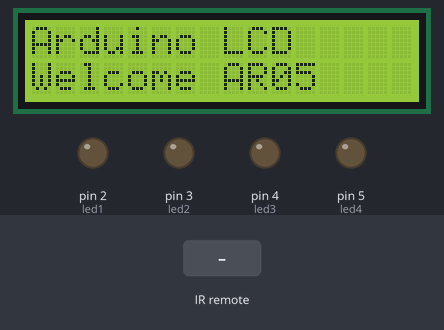
The sketch below on a simulated Arduino Uno, built with avr-gcc and run on an emulated ATmega328P. Shown: 16×2 character LCD, output pins drawn as LEDs (lit = HIGH). The inputs (shaded band) are chosen by the test bench. What the sketch prints to the serial monitor is not drawn.

Above: at 4.5 s.
4.6 s: infrared code 0xFF30CF received
At 5.8 s:
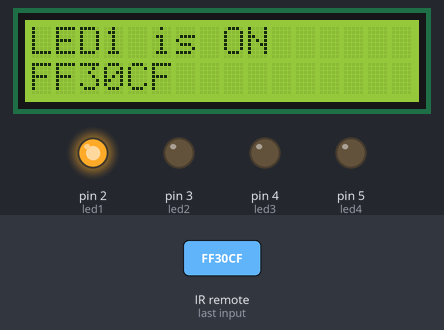
6.1 s: infrared code 0xFF7A85 received
At 6.8 s:
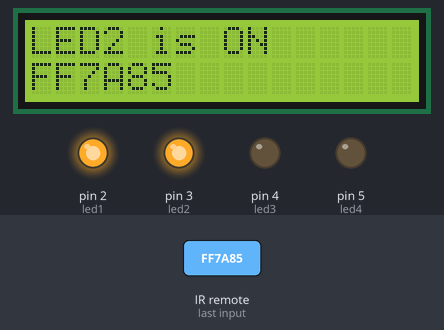
7.6 s: infrared code 0xFF18E7 received
At 8.0 s:
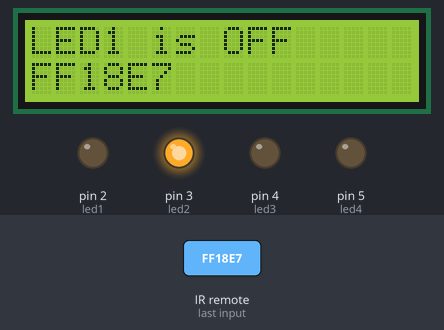
9.1 s: infrared code 0xFF38C7 received
At 10.3 s:
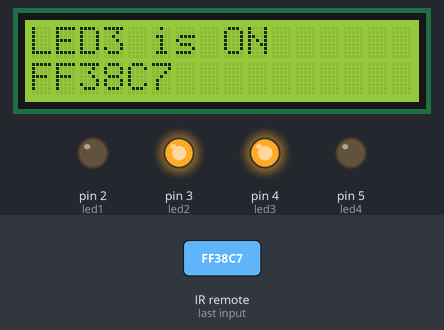
10.6 s: infrared code 0xFF10EF received
At 11.5 s:
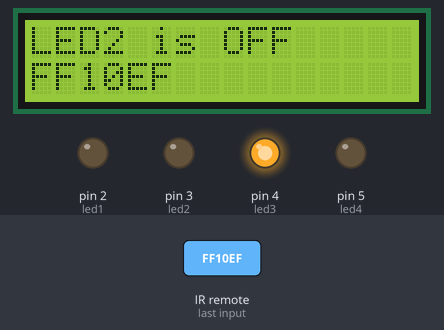
12.1 s: infrared code 0xFF42BD received
At 12.6 s:
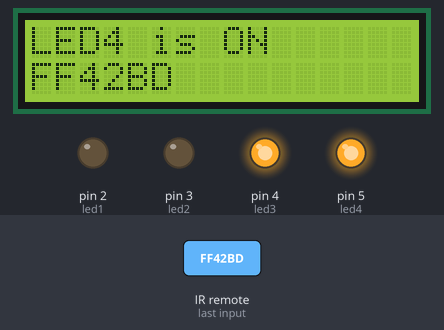
Timing chart, 0 to 14.6 s (numbered marks = the images above; inputs shaded):
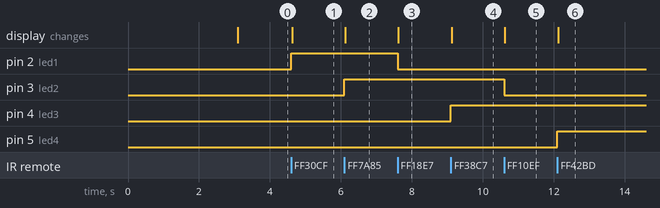

Measured:
- after the input at 4.6 s, pin 2 (led1): LOW → HIGH at once; the display: changes at once (image 1)
- after the input at 6.1 s, pin 3 (led2): LOW → HIGH at once; the display: changes at once (image 2)
- after the input at 7.6 s, pin 2 (led1): HIGH → LOW at once; the display: changes at once (image 3)
- after the input at 9.1 s, pin 4 (led3): LOW → HIGH at once; the display: changes at once (image 4)
- after the input at 10.6 s, pin 3 (led2): HIGH → LOW at once; the display: changes at once (image 5)
- after the input at 12.1 s, pin 5 (led4): LOW → HIGH at once; the display: changes at once (image 6)

The sketch:

AR05_remote_LCD.ino
```cpp
/*
 예제 8.2
 적외선 리모컨을 이용한 LED 제어
*/

// 적외선 리모컨 라이브러리를 불러온다.
#include <IRremote.h>
#include <Wire.h>
// I2C LCD 라리브러리 설정
#include <LiquidCrystal_I2C.h>


LiquidCrystal_I2C lcd(0x27,16,2);
// 적외선 수신부가 연결될 핀을 설정한다.
int irPin = 11;

// LED에 연결된 핀을 설정한다.
int led1 = 2;
int led2 = 3;
int led3 = 4;
int led4 = 5;

// LED 제어용 코드 (리모컨에 맞게 수정한다)
long on1  = 0xFF30CF;
long off1 = 0xFF18E7;
long on2  = 0xFF7A85;
long off2 = 0xFF10EF;
long on3  = 0xFF38C7;
long off3 = 0xFF5AA5;
long on4  = 0xFF42BD;
long off4 = 0xFF4AB5;


// 적외선 수신부가 연결된 핀을 리모컨 수신 핀으로 설정한다.
IRrecv irrecv(irPin);

// 수신된 신호의 결과를 results 변수로 설정한다.
decode_results results;

void setup()
{
  // 시리얼 통신을 설정한다.
  Serial.begin(9600);
  lcd.init(); // LCD 설정
  lcd.clear();      // LCD를 모두 지운다.
  lcd.backlight();

  // 적외선 리모컨 수신을 시작한다.
  irrecv.enableIRIn();

  // 13번 핀에 연결된 LED를 리모컨 수신시 점멸시킨다.
  irrecv.blink13(true);

  pinMode(led1, OUTPUT);
  pinMode(led2, OUTPUT);
  pinMode(led3, OUTPUT);
  pinMode(led4, OUTPUT);

  lcd.setCursor(0,0);
  lcd.print("Arduino LCD");
  delay(3000);
  lcd.setCursor(0,1);
  lcd.print("Welcome AR05");
  delay(250);
}

void loop()
{
  // 수신된 코드가 있을 때 실행한다.
  if (irrecv.decode(&results)){
    // 0xFFFFFFFF 값을 제외하고 출력한다.
    if(results.value != 0xFFFFFF){
      // 수신된 코드가 on1과 같을 때
      if(results.value == on1){
        digitalWrite(led1, HIGH);
        Serial.println("LED1 is ON");
        lcd.clear();
        lcd.setCursor(0,0);
        lcd.clear();
        lcd.print("LED1 is ON");
        lcd.setCursor(0,1);
        lcd.print(results.value,HEX);
        delay(100);
      }
      // 수신된 코드가 off1과 같을 때
      if(results.value == off1){
        digitalWrite(led1, LOW);
        Serial.println("LED1 is OFF");
        lcd.setCursor(0,0);
        lcd.clear();
        lcd.print("LED1 is OFF");
        lcd.setCursor(0,1);
        lcd.print(results.value,HEX);
        delay(100);
      }
      // 수신된 코드가 on2와 같을 때
      if(results.value == on2){
        digitalWrite(led2, HIGH);
        Serial.println("LED2 is ON");
        lcd.setCursor(0,0);
        lcd.clear();
        lcd.print("LED2 is ON");
        lcd.setCursor(0,1);
        lcd.print(results.value,HEX);
        delay(100);
      }
      // 수신된 코드가 off2와 같을 때
      if(results.value == off2){
        digitalWrite(led2, LOW);
        Serial.println("LED2 is OFF");
        lcd.setCursor(0,0);
        lcd.clear();
        lcd.print("LED2 is OFF");
        lcd.setCursor(0,1);
        lcd.print(results.value,HEX);
        delay(100);
      }
      // 수신된 코드가 on3와 같을 때
      if(results.value == on3){
        digitalWrite(led3, HIGH);
        Serial.println("LED3 is ON");
        lcd.setCursor(0,0);
        lcd.clear();
        lcd.print("LED3 is ON");
        lcd.setCursor(0,1);
        lcd.print(results.value,HEX);
        delay(100);
      }
      // 수신된 코드가 off3와 같을 때
      if(results.value == off3){
        digitalWrite(led3, LOW);
        Serial.println("LED3 is OFF");
        lcd.setCursor(0,0);
        lcd.clear();
        lcd.print("LED3 is OFF");
        lcd.setCursor(0,1);
        lcd.print(results.value,HEX);
        delay(100);
      }
    // 수신된 코드가 on4와 같을 때
      if(results.value == on4){
        digitalWrite(led4, HIGH);
        Serial.println("LED4 is ON");
        lcd.setCursor(0,0);
        lcd.clear();
        lcd.print("LED4 is ON");
        lcd.setCursor(0,1);
        lcd.print(results.value,HEX);
        delay(100);
      }
    // 수신된 코드가 off4와 같을 때
      if(results.value == off4){
        digitalWrite(led4, LOW);
        Serial.println("LED4 is OFF");
        lcd.setCursor(0,0);
        lcd.clear();
        lcd.print("LED4 is OFF");
        lcd.setCursor(0,1);
        lcd.print(results.value,HEX);
        delay(100);
      }
    };
    // 다음 수신을 위해서 준비한다.
    irrecv.resume();

  }
}
```
